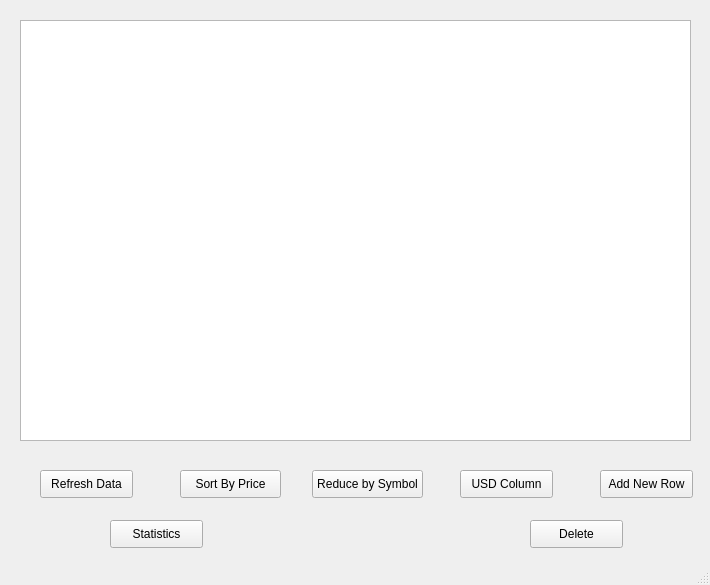
<?xml version="1.0" encoding="UTF-8"?>
<ui version="4.0">
 <class>MainWindow</class>
 <widget class="QMainWindow" name="MainWindow">
  <property name="geometry">
   <rect>
    <x>0</x>
    <y>0</y>
    <width>710</width>
    <height>585</height>
   </rect>
  </property>
  <property name="windowTitle">
   <string>MainWindow</string>
  </property>
  <widget class="QWidget" name="centralwidget">
   <widget class="QTableWidget" name="tableWidget">
    <property name="geometry">
     <rect>
      <x>20</x>
      <y>20</y>
      <width>671</width>
      <height>421</height>
     </rect>
    </property>
   </widget>
   <widget class="QLabel" name="label">
    <property name="geometry">
     <rect>
      <x>340</x>
      <y>440</y>
      <width>55</width>
      <height>21</height>
     </rect>
    </property>
    <property name="text">
     <string/>
    </property>
   </widget>
   <widget class="QPushButton" name="pushButton">
    <property name="geometry">
     <rect>
      <x>40</x>
      <y>470</y>
      <width>93</width>
      <height>28</height>
     </rect>
    </property>
    <property name="text">
     <string>Refresh Data</string>
    </property>
   </widget>
   <widget class="QPushButton" name="pushButton_2">
    <property name="geometry">
     <rect>
      <x>180</x>
      <y>470</y>
      <width>101</width>
      <height>28</height>
     </rect>
    </property>
    <property name="text">
     <string>Sort By Price</string>
    </property>
   </widget>
   <widget class="QPushButton" name="pushButton_3">
    <property name="geometry">
     <rect>
      <x>312</x>
      <y>470</y>
      <width>111</width>
      <height>28</height>
     </rect>
    </property>
    <property name="text">
     <string>Reduce by Symbol</string>
    </property>
   </widget>
   <widget class="QPushButton" name="pushButton_4">
    <property name="geometry">
     <rect>
      <x>460</x>
      <y>470</y>
      <width>93</width>
      <height>28</height>
     </rect>
    </property>
    <property name="text">
     <string>USD Column</string>
    </property>
   </widget>
   <widget class="QPushButton" name="pushButton_5">
    <property name="geometry">
     <rect>
      <x>600</x>
      <y>470</y>
      <width>93</width>
      <height>28</height>
     </rect>
    </property>
    <property name="text">
     <string>Add New Row</string>
    </property>
   </widget>
   <widget class="QPushButton" name="pushButton_6">
    <property name="geometry">
     <rect>
      <x>110</x>
      <y>520</y>
      <width>93</width>
      <height>28</height>
     </rect>
    </property>
    <property name="text">
     <string>Statistics</string>
    </property>
   </widget>
   <widget class="QPushButton" name="pushButton_7">
    <property name="geometry">
     <rect>
      <x>530</x>
      <y>520</y>
      <width>93</width>
      <height>28</height>
     </rect>
    </property>
    <property name="text">
     <string>Delete</string>
    </property>
   </widget>
  </widget>
  <widget class="QStatusBar" name="statusbar"/>
 </widget>
 <resources/>
 <connections/>
</ui>
